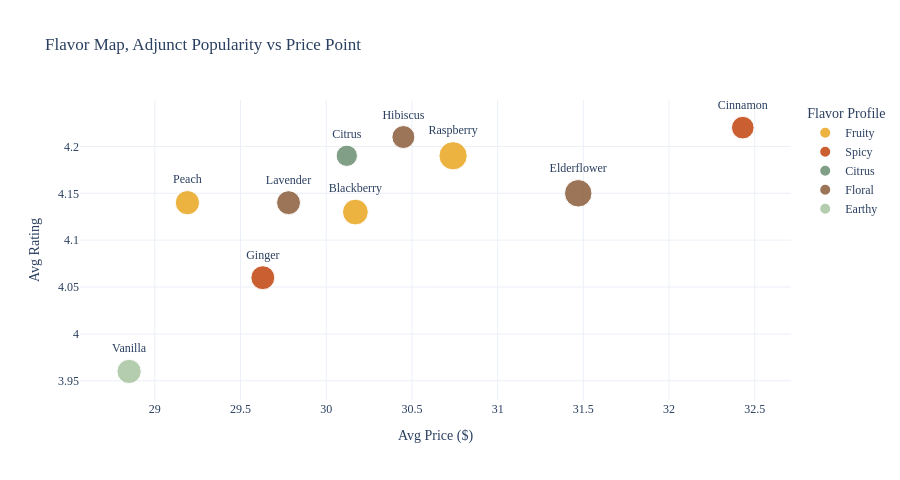

This figure's notebook cell:
### Markdown cell above
#### Chart 2- Flavor Map: Adjunct vs Rating
Identifies which botanical adjunct are most popular with consumers, key input for the seasonal lineup decision.

### Code cell
adjunct_summary = df.groupby(['adjunct', 'flavor_profile']).agg(
    avg_rating = ('rating', 'mean'),
    avg_price = ('price', 'mean'),
    count = ('rating', 'count'),
).reset_index().round(2)

fig2 = px.scatter(
    adjunct_summary, x='avg_price', y='avg_rating',
    color='flavor_profile', size='count', text='adjunct',
    title='Flavor Map, Adjunct Popularity vs Price Point',
    labels={'avg_price': 'Avg Price ($)', 'avg_rating': 'Avg Rating', 'flavor_profile': 'Flavor Profile'},
    color_discrete_sequence= PALETTE,
    template='plotly_white', height=480,
)

fig2.update_traces(textposition='top center', marker=dict(opacity=0.85))
fig2.update_layout(font_family='Georgia')
fig2.show()

### Figure 1 — Plotly figure (JSON) as saved in the notebook; plotly's stock layout.template omitted (floating-point values rounded to 4 significant figures)
{"data": [{"hovertemplate": "Flavor Profile=Fruity<br>Avg Price ($)=%{x}<br>Avg Rating=%{y}<br>count=%{marker.size}<br>adjunct=%{text}<extra></extra>", "legendgroup": "Fruity", "marker": {"color": "#e9a620", "opacity": 0.85, "size": [44, 39, 53], "sizemode": "area", "sizeref": 0.1325, "symbol": "circle"}, "mode": "markers+text", "name": "Fruity", "orientation": "v", "showlegend": true, "text": ["Blackberry", "Peach", "Raspberry"], "textposition": "top center", "type": "scatter", "x": [30.17, 29.19, 30.74], "xaxis": "x", "y": [4.13, 4.14, 4.19], "yaxis": "y"}, {"hovertemplate": "Flavor Profile=Spicy<br>Avg Price ($)=%{x}<br>Avg Rating=%{y}<br>count=%{marker.size}<br>adjunct=%{text}<extra></extra>", "legendgroup": "Spicy", "marker": {"color": "#c1440e", "opacity": 0.85, "size": [34, 38], "sizemode": "area", "sizeref": 0.1325, "symbol": "circle"}, "mode": "markers+text", "name": "Spicy", "orientation": "v", "showlegend": true, "text": ["Cinnamon", "Ginger"], "textposition": "top center", "type": "scatter", "x": [32.43, 29.63], "xaxis": "x", "y": [4.22, 4.06], "yaxis": "y"}, {"hovertemplate": "Flavor Profile=Citrus<br>Avg Price ($)=%{x}<br>Avg Rating=%{y}<br>count=%{marker.size}<br>adjunct=%{text}<extra></extra>", "legendgroup": "Citrus", "marker": {"color": "#6b8f71", "opacity": 0.85, "size": [30], "sizemode": "area", "sizeref": 0.1325, "symbol": "circle"}, "mode": "markers+text", "name": "Citrus", "orientation": "v", "showlegend": true, "text": ["Citrus"], "textposition": "top center", "type": "scatter", "x": [30.12], "xaxis": "x", "y": [4.19], "yaxis": "y"}, {"hovertemplate": "Flavor Profile=Floral<br>Avg Price ($)=%{x}<br>Avg Rating=%{y}<br>count=%{marker.size}<br>adjunct=%{text}<extra></extra>", "legendgroup": "Floral", "marker": {"color": "#8B5E3C", "opacity": 0.85, "size": [50, 35, 38], "sizemode": "area", "sizeref": 0.1325, "symbol": "circle"}, "mode": "markers+text", "name": "Floral", "orientation": "v", "showlegend": true, "text": ["Elderflower", "Hibiscus", "Lavender"], "textposition": "top center", "type": "scatter", "x": [31.47, 30.45, 29.78], "xaxis": "x", "y": [4.15, 4.21, 4.14], "yaxis": "y"}, {"hovertemplate": "Flavor Profile=Earthy<br>Avg Price ($)=%{x}<br>Avg Rating=%{y}<br>count=%{marker.size}<br>adjunct=%{text}<extra></extra>", "legendgroup": "Earthy", "marker": {"color": "#a8c5a0", "opacity": 0.85, "size": [39], "sizemode": "area", "sizeref": 0.1325, "symbol": "circle"}, "mode": "markers+text", "name": "Earthy", "orientation": "v", "showlegend": true, "text": ["Vanilla"], "textposition": "top center", "type": "scatter", "x": [28.85], "xaxis": "x", "y": [3.96], "yaxis": "y"}], "layout": {"font": {"family": "Georgia"}, "height": 480, "legend": {"itemsizing": "constant", "title": {"text": "Flavor Profile"}, "tracegroupgap": 0}, "title": {"text": "Flavor Map, Adjunct Popularity vs Price Point"}, "xaxis": {"anchor": "y", "domain": [0, 1], "title": {"text": "Avg Price ($)"}}, "yaxis": {"anchor": "x", "domain": [0, 1], "title": {"text": "Avg Rating"}}}}
